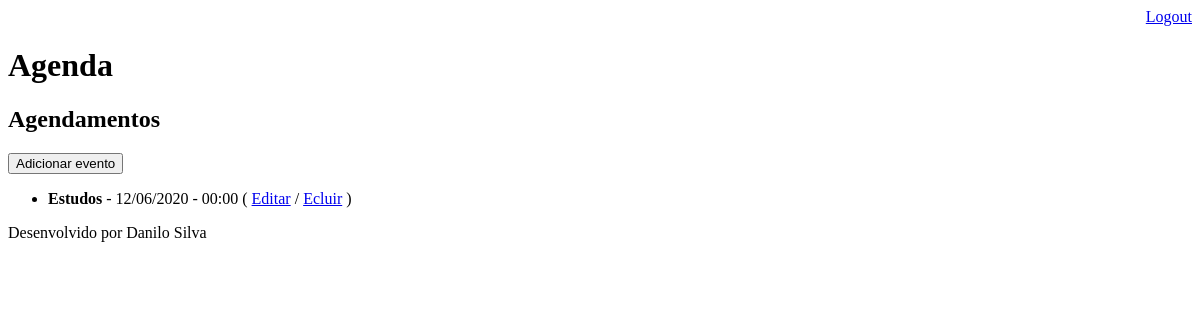
The page /agenda/ (signed in) on the database as committed earlier.
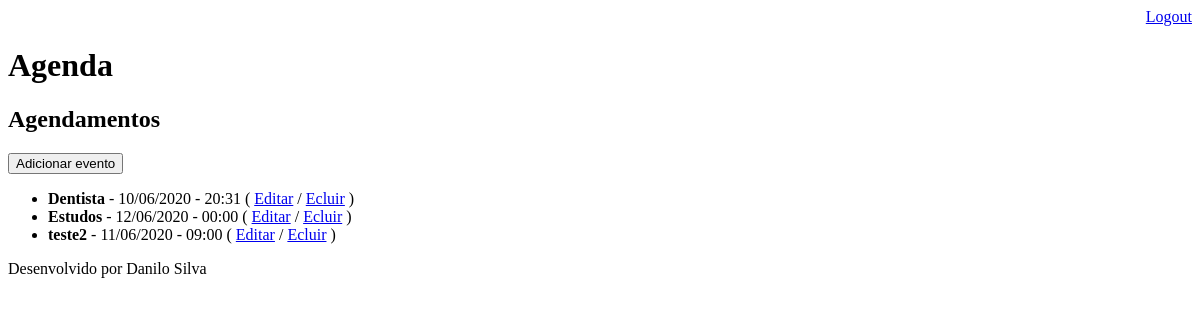
The same page on the database as committed later.
### core/models.py (models this page shows, shortened)
class Evento(models.Model):
    titulo = models.CharField(max_length=100)
    descricao = models.TextField(blank=True, null=True)
    data_evento = models.DateTimeField(verbose_name='Data do evento')
    data_criacao = models.DateTimeField(auto_now=True, verbose_name='Data de criação')
    usuario = models.ForeignKey(User, on_delete=models.CASCADE)
    class Meta:
        db_table = 'evento'
    def get_data_evento(self):
        return self.data_evento.strftime('%d/%m/%Y - %H:%M')
    def get_evento_atrasado(self):
        if(self.data_evento < datetime.now()):
            return True
        else:
            return False

### core/views.py (the view)
# urls.py: path('agenda/', views.lista_eventos),
@login_required(login_url='/login/')
def lista_eventos(request):
    usuario = request.user
    data_atual = datetime.now() - timedelta(hours=1)
    evento = Evento.objects.filter(usuario=usuario,
                                   data_evento__gt=data_atual)
    dados = {'eventos': evento}
    return render(request,'agenda.html', dados)

### templates/agenda.html
{% extends "model_page.html" %}
{% block content %}
    <h2>Agendamentos</h2>
    <a href="evento/">
        <button type="button">Adicionar evento</button>
    </a>
    <ul>
      {% for evento in eventos %}
        <li><div style={% if evento.get_evento_atrasado %}"color:red"{%endif%}><b>
          {{evento.titulo}}</b> - {{evento.get_data_evento}}
          ( <a href="evento/?id={{evento.id}}">Editar</a> / <a href="evento/delete/{{evento.id}}/">Ecluir</a> )
        </div></li>
      {% endfor %}
    </ul>
{% endblock %}

Rows that differ between the two databases and show on the page:
now on this page (row edited): Evento: titulo "Dentista", get_data_evento "10/06/2020 - 20:31"
added Evento: titulo "teste2", get_data_evento "11/06/2020 - 09:00"
